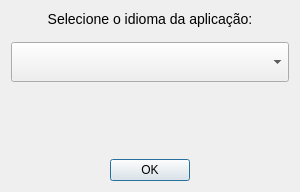
<?xml version="1.0" encoding="UTF-8"?>
<ui version="4.0">
 <class>LanguageView</class>
 <widget class="QDialog" name="LanguageView">
  <property name="geometry">
   <rect>
    <x>0</x>
    <y>0</y>
    <width>300</width>
    <height>192</height>
   </rect>
  </property>
  <property name="windowTitle">
   <string>Plataforma T-TEA</string>
  </property>
  <property name="windowIcon">
   <iconset resource="../resources.qrc">
    <normaloff>:/icons/system/appicon</normaloff>:/icons/system/appicon</iconset>
  </property>
  <property name="modal">
   <bool>true</bool>
  </property>
  <layout class="QVBoxLayout" name="verticalLayout">
   <property name="spacing">
    <number>15</number>
   </property>
   <item>
    <widget class="QLabel" name="lbl_instruction">
     <property name="styleSheet">
      <string notr="true">font-size: 14px;</string>
     </property>
     <property name="text">
      <string>Selecione o idioma da aplicação:</string>
     </property>
     <property name="alignment">
      <set>Qt::AlignmentFlag::AlignCenter</set>
     </property>
    </widget>
   </item>
   <item>
    <widget class="QComboBox" name="cbx_language">
     <property name="minimumSize">
      <size>
       <width>260</width>
       <height>40</height>
      </size>
     </property>
     <property name="styleSheet">
      <string notr="true">QComboBox { padding-left: 10px; }</string>
     </property>
     <property name="maxVisibleItems">
      <number>5</number>
     </property>
     <property name="iconSize">
      <size>
       <width>32</width>
       <height>32</height>
      </size>
     </property>
    </widget>
   </item>
   <item>
    <spacer name="vs_language">
     <property name="orientation">
      <enum>Qt::Orientation::Vertical</enum>
     </property>
     <property name="sizeHint" stdset="0">
      <size>
       <width>20</width>
       <height>30</height>
      </size>
     </property>
    </spacer>
   </item>
   <item>
    <layout class="QHBoxLayout" name="lay_button">
     <item>
      <widget class="QPushButton" name="pb_ok">
       <property name="sizePolicy">
        <sizepolicy hsizetype="Fixed" vsizetype="Fixed">
         <horstretch>0</horstretch>
         <verstretch>0</verstretch>
        </sizepolicy>
       </property>
       <property name="toolTip">
        <string>Salvar operação atual</string>
       </property>
       <property name="text">
        <string>OK</string>
       </property>
       <property name="icon">
        <iconset resource="../resources.qrc">
         <normaloff>:/icons/ui/buttons/okicon</normaloff>:/icons/ui/buttons/okicon</iconset>
       </property>
       <property name="iconSize">
        <size>
         <width>16</width>
         <height>16</height>
        </size>
       </property>
       <property name="autoDefault">
        <bool>true</bool>
       </property>
       <property name="default">
        <bool>false</bool>
       </property>
       <property name="flat">
        <bool>false</bool>
       </property>
      </widget>
     </item>
    </layout>
   </item>
  </layout>
 </widget>
 <resources>
  <include location="../resources.qrc"/>
 </resources>
 <connections/>
</ui>
